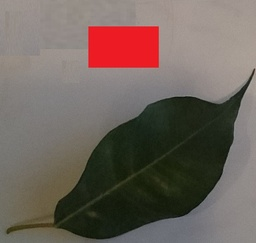
#> input picture src/skicit/sample.JPG, 256 x 243 px, shrunk from 640 x 607 before the run
$ python 3-each_pix.py
#> lines starting #> are read from the running program, lines starting #| are printed output that depends on the picture

import numpy as np
import matplotlib.pyplot as plt
from scipy import ndimage as ndi
from scipy.stats import variation
from skimage import feature, io
from skimage.color import rgb2gray


def is_grey(im,x,y):
    GREY_LIMIT = 0.12
    rgb = im[x][y]
    aver = sum(rgb) / 3
    varians = ( rgb[0] - aver )**2 + ( rgb[1] - aver )**2 + ( rgb[2] - aver )**2
    cv = varians**0.5 / aver
    print("cv is " + str(cv))
    return cv < GREY_LIMIT


def is_green(im,x,y):
    GREEN_LIMIT = 0.8
    rgb = im[x][y]
    aver = sum(rgb) / 3
    return  rgb[1] > GREEN_LIMIT * aver


def is_red(im,x,y):
    RED_LIMIT = 0.8
    rgb = im[x][y]
    aver = sum(rgb) / 3
    print(rgb)
    return  rgb[2] > RED_LIMIT  * aver


def specify_all_pixel(im):

    COLOR_LIMIT = 0.8

    ans = np.zeros(im.shape[:])
    for x in range(im.shape[0]):
        for y in range(im.shape[1]):

            to_add = 0
            #if is_grey(im, x, y): to_add  = 1
            ans[x][y][0] = to_add

            to_add = 0
            if is_green(im, x, y): to_add  = 1
            ans[x][y][1] = to_add

            to_add = 0
            if is_red(im, x, y): to_add  = 1
            ans[x][y][2] = to_add


    return ans

sample_file = 'sample.JPG'
im = io.imread(sample_file)
#> im is the input picture: shape (243, 256, 3); mean R, G, B 111.3, 99.5, 92.1
im = specify_all_pixel(im)
#> the loop in specify_all_pixel, `for x in range(im.shape[0]):` made 243 passes
#> (printed output is left out)
#> after the loop in specify_all_pixel, `for x in range(im.shape[0]):`:
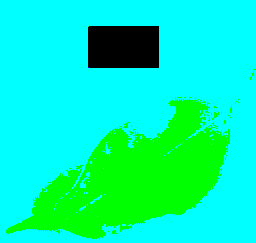
#> ans: shape (243, 256, 3) float64; mean of channels 0, 1, 2 0, 0.952, 0.709; drawn as R, G, B
#im = im[:,:,0]
#im = rgb2gray(im)

#red_edges = feature.canny(im[:, :, 0])

# display results
fig, (ax1, ax2, ax3) = plt.subplots(nrows=1, ncols=3, figsize=(80, 30),sharex=True, sharey=True)

ax1.imshow(im[:,:,0], cmap=plt.cm.gray)
ax1.axis('off')
ax1.set_title('shadow', fontsize=20)


ax2.imshow(im[:,:,1], cmap=plt.cm.gray)
ax2.axis('off')
ax2.set_title('green', fontsize=20)


ax3.imshow(im[:,:,2] , cmap=plt.cm.gray)
ax3.axis('off')
ax3.set_title('red', fontsize=20)


fig.tight_layout()

plt.show()
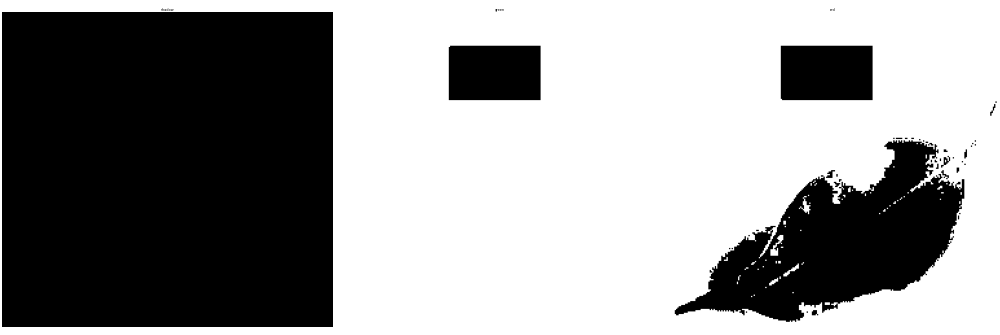
#> figure drawn by matplotlib, 3 panels

$ run again, with src/skicit/leaf1.JPG copied over src/skicit/sample.JPG
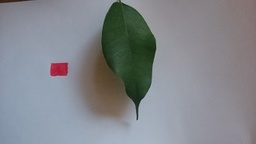
#> input picture src/skicit/leaf1.JPG, 256 x 144 px, shrunk from 326 x 183 before the run
#> im is the input picture: shape (144, 256, 3); mean R, G, B 131.3, 134.4, 139.4
#> the loop in specify_all_pixel, `for x in range(im.shape[0]):` made 144 passes
#> (printed output is left out)
#> after the loop in specify_all_pixel, `for x in range(im.shape[0]):`:
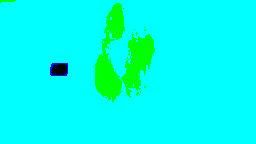
#> ans: shape (144, 256, 3) float64; mean of channels 0, 1, 2 0, 0.994, 0.924; drawn as R, G, B
#> `plt.show()`:
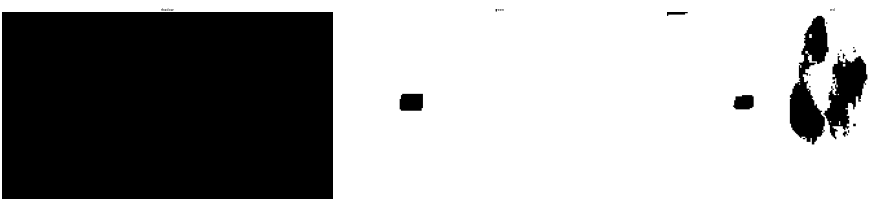
#> figure drawn by matplotlib, 3 panels
